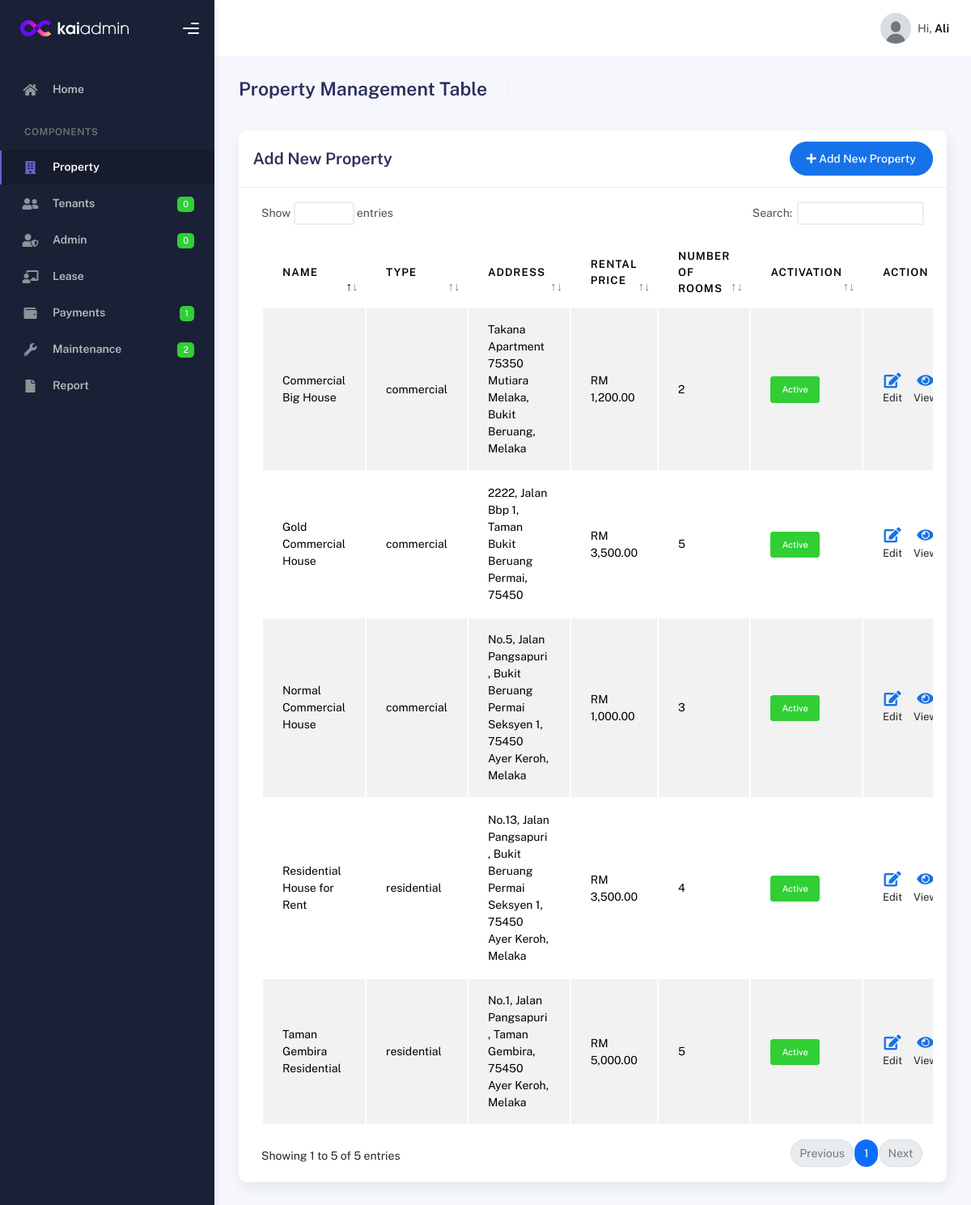
The app's page /Admin/tables/propertymanagement.php (signed in) with its own data.
### tables this page shows
CREATE TABLE `users` (
  `user_id` int(11) NOT NULL,
  `full_name` varchar(100) NOT NULL,
  `pictures` varchar(255) NOT NULL,
  `email` varchar(100) NOT NULL,
  `phone_number` varchar(20) DEFAULT NULL,
  `password` varchar(255) NOT NULL,
  `role` enum('admin','tenant') NOT NULL,
  `status` enum('active','inactive') DEFAULT 'active',
  `created_at` timestamp NOT NULL DEFAULT current_timestamp(),
  `is_read` tinyint(1) DEFAULT 0
);

CREATE TABLE `properties` (
  `property_id` int(11) NOT NULL,
  `property_name` varchar(100) NOT NULL,
  `property_type` enum('residential','commercial') NOT NULL,
  `address` text NOT NULL,
  `rental_price` decimal(10,2) NOT NULL,
  `number_of_rooms` int(11) DEFAULT NULL,
  `property_description` text DEFAULT NULL,
  `occupancy_status` enum('available','rented') DEFAULT 'available',
  `property_image` varchar(255) DEFAULT NULL,
  `activation` enum('active','inactive') NOT NULL,
  `created_at` timestamp NOT NULL DEFAULT current_timestamp()
);

### Admin/tables/propertymanagement.php (the view, shortened to what this page needs)
<?php
include '..\databaseconnection.php';
$userId = $_SESSION['user_id'];
$newTenantQuery = mysqli_query(
    $conn,
    "SELECT COUNT(*) AS total
     FROM users
     WHERE role='tenant' AND is_read = 0"
);
$newTenants = mysqli_fetch_assoc($newTenantQuery)['total'];
$adminQuery = mysqli_query(
    $conn,
    "SELECT full_name, email, pictures, status
     FROM users
     WHERE user_id = $userId"
);
$admin = mysqli_fetch_assoc($adminQuery);
$newAdminQuery = mysqli_query(
    $conn,
    "SELECT COUNT(*) AS total
     FROM users
     WHERE role='admin' AND is_read = 0"
);
$newAdmins = mysqli_fetch_assoc($newAdminQuery)['total'];
$paymentQuery = mysqli_query(
    $conn,
    "SELECT COUNT(*) AS total FROM payments WHERE payment_status = 'pending'"
);
$newPayments = mysqli_fetch_assoc($paymentQuery)['total'];
$newMaintenanceQuery = mysqli_query(
    $conn,
    "SELECT COUNT(*) AS total
     FROM maintenance_requests
     WHERE request_status = 'pending'"
);
$newMaintenance = mysqli_fetch_assoc($newMaintenanceQuery)['total'];
?>
<!DOCTYPE html>
<html lang="en">
  <head>
    <link rel="stylesheet" href="../assets/css/bootstrap.min.css" />
    <link rel="stylesheet" href="../assets/css/plugins.min.css" />
    <link rel="stylesheet" href="../assets/css/kaiadmin.min.css" />
  </head>
  <body>
    <div class="wrapper">
      <div class="sidebar" data-background-color="dark">
        <div class="sidebar-logo">
          <div class="logo-header" data-background-color="dark">
            <a href="../admindashboard.php" class="logo">
              <img
                src="../assets/img/kaiadmin/logo_light.svg"
                alt="navbar brand"
                class="navbar-brand"
                height="20"
              />
            </a>
            <div class="nav-toggle">
              <button class="btn btn-toggle toggle-sidebar">
                <i class="gg-menu-right"></i>
              </button>
            </div>
          </div>
        </div>
        <div class="sidebar-wrapper scrollbar scrollbar-inner">
          <div class="sidebar-content">
            <ul class="nav nav-secondary">
              <li class="nav-item">
                <a href="..\admindashboard.php" class="collapsed" aria-expanded="false">
                  <i class="fas fa-home"></i>
                  <p>Home</p>
                </a>
              </li>
              <li class="nav-section">
                <h4 class="text-section">Components</h4>
              </li>
              <li class="nav-item active">
                <a href="propertymanagement.php">
                   <i class="fas fa-building"></i>
                  <p>Property</p>
                </a>
              </li>
              <li class="nav-item">
                <a href="tenantmanagement.php">
                   <i class="fas fa-user-friends"></i>
                  <p>Tenants</p>
                  <span class="badge badge-success"><?php echo $newTenants; ?></span>
                </a>
              </li>
              <li class="nav-item">
                <a href="adminmanagement.php">
                   <i class="fas fa-user-shield"></i>
                  <p>Admin</p>
                  <span class="badge badge-success"><?php echo $newAdmins; ?></span>
                </a>
              </li>
              <li class="nav-item">
                <a href="lease.php">
                  <i class="fas fa-chalkboard-teacher"></i>
                  <p>Lease</p>
                </a>
              </li>
              <li class="nav-item">
                <a href="payments.php">
                  <i class="fas fa-wallet"></i>
                  <p>Payments</p>
                  <span class="badge badge-success"><?php echo $newPayments; ?></span>
                </a>
              </li>
              <li class="nav-item">
                <a href="maintenancerequest.php">
                   <i class="fas fa-wrench"></i>
                  <p>Maintenance</p>
                  <span class="badge badge-success"><?php echo $newMaintenance; ?></span>
                </a>
              </li>
              <li class="nav-item">
                <a href="reports.php">
                  <i class="fas fa-file"></i>
                  <p>Report</p>
                </a>
              </li>
            </ul>
          </div>
        </div>
      </div>
      <div class="main-panel">
        <div class="main-header">
          <nav class="navbar navbar-header navbar-header-transparent navbar-expand-lg border-bottom">
            <div class="container-fluid">
              <ul class="navbar-nav topbar-nav ms-md-auto align-items-center">
                <li class="nav-item topbar-user dropdown hidden-caret">
                  <a class="dropdown-toggle profile-pic" data-bs-toggle="dropdown" href="#" aria-expanded="false">
                    <div class="avatar-sm">
                      <img
                        src="../<?php echo htmlspecialchars($admin['pictures']); ?>"
                        alt="..."
                        class="avatar-img rounded-circle"
                      />
                    </div>
                    <span class="profile-username">
                      <span class="op-7">Hi,</span>
                      <span class="fw-bold"><?php echo $admin['full_name']; ?></span>
                    </span>
                  </a>
                </li>
              </ul>
            </div>
          </nav>
        </div>
        <div class="container">
          <div class="page-inner">
            <div class="page-header">
              <h3 class="fw-bold mb-3">Property Management Table</h3>
              <ul class="breadcrumbs mb-3">
              </ul>
            </div>
            <div class="row">
              <div class="col-md-12">
                <div class="card">
                  <div class="card-header">
                    <div class="d-flex align-items-center">
                      <h4 class="card-title">Add New Property</h4>
                      <button class="btn btn-primary btn-round ms-auto" data-bs-toggle="modal" data-bs-target="#addRowModal">
                        <i class="fa fa-plus"></i>
                        Add New Property
                      </button>
                    </div>
                  </div>
                  <div class="card-body">
                    </div>
                    <div class="table-responsive">
                      <table
                        id="add-row"
                        class="display table table-striped table-hover"
                      >
                        <thead>
                          <tr>
                            <th>Name</th>
                            <th>Type</th>
                            <th>Address</th>
                            <th>Rental Price</th>
                            <th>Number of Rooms</th>
                            <th>Activation</th>
                            <th style="width: 10%">Action</th>
                          </tr>
                        </thead>
                        <tbody>
                        <?php
                        $propertyQuery = mysqli_query($conn, "SELECT * FROM properties ORDER BY property_id DESC");
                        while ($property = mysqli_fetch_assoc($propertyQuery)) {
                        ?>
                        <tr>
                          <td><?= htmlspecialchars($property['property_name']); ?></td>
                          <td><?= htmlspecialchars($property['property_type']); ?></td>
                          <td><?= htmlspecialchars($property['address']); ?></td>
                          <td>RM <?= number_format($property['rental_price'], 2); ?></td>
                          <td><?= htmlspecialchars($property['number_of_rooms']); ?></td>
                        <td>
                          <form action="toggleactivation.php" method="POST">
                        <?php if ($property['activation'] == 'active') { ?>
                          <button type="submit" class="btn btn-success btn-sm">Active</button>
                        <?php } else { ?>
                          <button type="submit" class="btn btn-secondary btn-sm">Inactive</button>
                        <?php } ?>
                      </form>
                    </td>
                      <td>
                        <div class="d-flex justify-content-center gap-3">
                      <a href="updateproperty.php?id=<?= $property['property_id']; ?>" class="text-center text-primary text-decoration-none">
                        <i class="fa fa-edit fa-lg"></i><br>
                        <small class = "text-dark">Edit</small>
                      </a>
                      <a href="viewproperty.php?id=<?= $property['property_id']; ?>" class="text-center text-primary text-decoration-none">
                        <i class="fa fa-eye fa-lg"></i><br>
                        <small class = "text-dark">View</small>
                      </a>
                  </div>
                </td>
              </tr>
            <?php
            }
          ?>
        </tbody>
                      </table>
                    </div>
                  </div>
                </div>
              </div>
            </div>
          </div>
        </div>
      </div>
  </body>
</html>

### records on screen
users: pictures (picture), full_name "Ali"
properties: property_name "Normal Commercial House", property_type "commercial", address "No.5, Jalan Pangsapuri, Bukit Beruang Permai Seksyen 1, 75450 Ayer Keroh, Melaka", rental_price "1,000.00", number_of_rooms "3", activation "Active"
properties: property_name "Gold Commercial House", property_type "commercial", address "2222, Jalan Bbp 1, Taman Bukit Beruang Permai, 75450", rental_price "3,500.00", number_of_rooms "5", activation "Active"
properties: property_name "Commercial Big House", property_type "commercial", address "Takana Apartment 75350 Mutiara Melaka, Bukit Beruang, Melaka", rental_price "1,200.00", number_of_rooms "2", activation "Active"
properties: property_name "Residential House for Rent", property_type "residential", address "No.13, Jalan Pangsapuri, Bukit Beruang Permai Seksyen 1, 75450 Ayer Keroh, Melaka", rental_price "3,500.00", number_of_rooms "4", activation "Active"
properties: property_name "Taman Gembira Residential", property_type "residential", address "No.1, Jalan Pangsapuri, Taman Gembira, 75450 Ayer Keroh, Melaka", rental_price "5,000.00", number_of_rooms "5", activation "Active"

### other values on screen
$newTenants "0"
$newAdmins "0"
$newPayments "1"
$newMaintenance "2"
